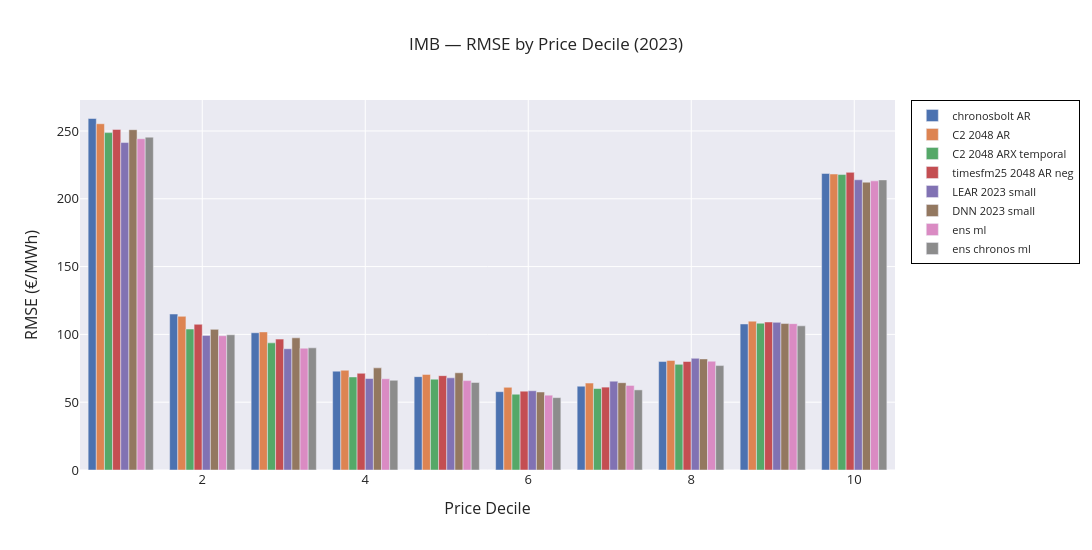

The notebook cell this image was saved under:
### Code cell
fig2 = go.Figure()
for col in imb_display:
    fig2.add_trace(go.Bar(
        x=decile_rmse_imb.index,
        y=decile_rmse_imb[col],
        name=col.replace('chronos2', 'C2').replace('_', ' '),
    ))

fig2.update_layout(
    barmode='group',
    width=1100, height=550, template=TEMPLATE,
    title='IMB — RMSE by Price Decile (2023)',
    xaxis=dict(title='Price Decile', title_font=dict(size=16), tickfont=dict(size=13)),
    yaxis=dict(title='RMSE (€/MWh)', title_font=dict(size=16), tickfont=dict(size=13)),
    legend=dict(font=dict(size=11), bgcolor='rgba(255,255,255,0.7)', bordercolor='black', borderwidth=1)
)
fig2.show()

### Figure 1 — Plotly figure (JSON) as saved in the notebook; plotly's stock layout.template omitted (floating-point values rounded to 4 significant figures)
{"data": [{"name": "chronosbolt AR", "type": "bar", "x": [1, 2, 3, 4, 5, 6, 7, 8, 9, 10], "y": [259.2, 115.0, 101.2, 72.9, 68.85, 57.76, 61.78, 79.98, 107.7, 218.7]}, {"name": "C2 2048 AR", "type": "bar", "x": [1, 2, 3, 4, 5, 6, 7, 8, 9, 10], "y": [255.4, 113.3, 101.8, 73.57, 70.48, 61.0, 64.08, 80.81, 109.8, 218.3]}, {"name": "C2 2048 ARX temporal", "type": "bar", "x": [1, 2, 3, 4, 5, 6, 7, 8, 9, 10], "y": [248.8, 103.9, 93.75, 68.62, 66.99, 55.87, 60.08, 77.9, 108.3, 217.9]}, {"name": "timesfm25 2048 AR neg", "type": "bar", "x": [1, 2, 3, 4, 5, 6, 7, 8, 9, 10], "y": [251.2, 107.5, 96.52, 71.32, 69.57, 58.11, 61.12, 80.01, 109.2, 219.5]}, {"name": "LEAR 2023 small", "type": "bar", "x": [1, 2, 3, 4, 5, 6, 7, 8, 9, 10], "y": [241.5, 99.27, 89.42, 67.46, 67.96, 58.44, 65.53, 82.37, 108.9, 214.0]}, {"name": "DNN 2023 small", "type": "bar", "x": [1, 2, 3, 4, 5, 6, 7, 8, 9, 10], "y": [251.0, 103.7, 97.46, 75.32, 71.69, 57.52, 64.39, 81.92, 108.0, 212.3]}, {"name": "ens ml", "type": "bar", "x": [1, 2, 3, 4, 5, 6, 7, 8, 9, 10], "y": [244.3, 99.04, 89.83, 67.28, 65.92, 55.17, 62.36, 80.22, 107.9, 213.2]}, {"name": "ens chronos ml", "type": "bar", "x": [1, 2, 3, 4, 5, 6, 7, 8, 9, 10], "y": [245.5, 99.72, 90.09, 66.18, 64.56, 53.36, 59.08, 77.0, 106.3, 213.9]}], "layout": {"barmode": "group", "height": 550, "legend": {"bgcolor": "rgba(255,255,255,0.7)", "bordercolor": "black", "borderwidth": 1, "font": {"size": 11}}, "title": {"text": "IMB — RMSE by Price Decile (2023)"}, "width": 1100, "xaxis": {"tickfont": {"size": 13}, "title": {"font": {"size": 16}, "text": "Price Decile"}}, "yaxis": {"tickfont": {"size": 13}, "title": {"font": {"size": 16}, "text": "RMSE (€/MWh)"}}}}
